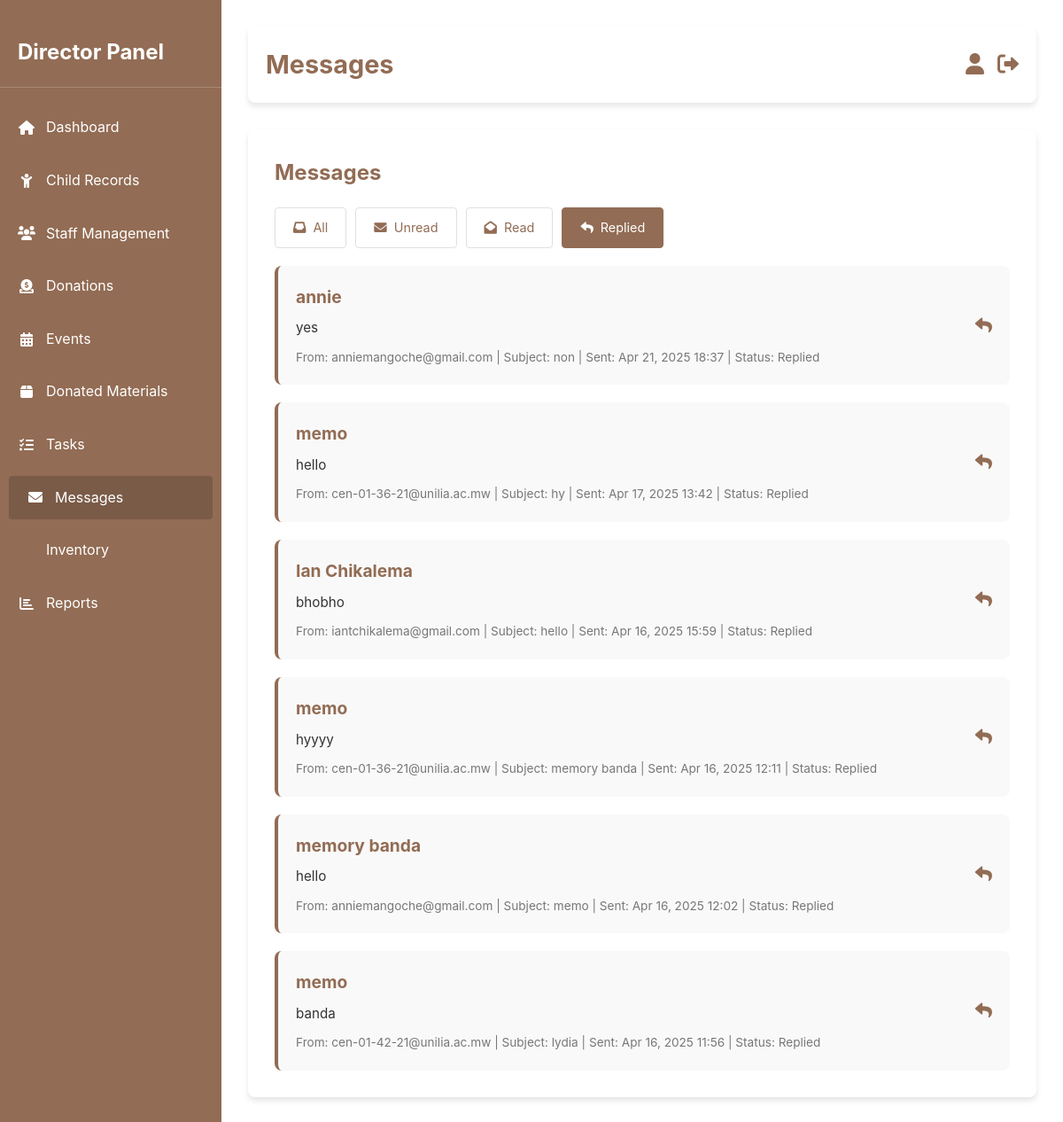
/messages.php?filter=replied, run on the app's committed database.
### tables this page shows
CREATE TABLE `contact_messages` (
  `id` int(11) NOT NULL,
  `name` varchar(100) NOT NULL,
  `email` varchar(100) NOT NULL,
  `subject` varchar(150) DEFAULT NULL,
  `message` text NOT NULL,
  `submitted_at` timestamp NOT NULL DEFAULT current_timestamp(),
  `status` enum('unread','read','replied') NOT NULL DEFAULT 'unread'
);

### messages.php (the view, shortened to what this page needs)
<?php
$servername = "localhost";
$dbusername = "root";
$dbpassword = "";
$database = "magdalene_management";
$conn = new mysqli($servername, $dbusername, $dbpassword, $database);
$filter = isset($_GET['filter']) ? $_GET['filter'] : 'all';
$whereClause = '';
if ($filter === 'unread') {
    $whereClause = "WHERE status = 'unread'";
} elseif ($filter === 'read') {
    $whereClause = "WHERE status = 'read'";
} elseif ($filter === 'replied') {
    $whereClause = "WHERE status = 'replied'";
}
$query = "SELECT * FROM contact_messages $whereClause ORDER BY submitted_at DESC";
$result = $conn->query($query);
?>
<!DOCTYPE html>
<html lang="en">
<head>
    <link href="https://cdnjs.cloudflare.com/ajax/libs/font-awesome/6.0.0/css/all.min.css" rel="stylesheet">
</head>
<body>
    <div class="dashboard">
        <aside class="sidebar">
            <h2>Director Panel</h2>
            <ul>
                <li><a href="admin_dashboard.php" id="dashboard-btn"><i class="fas fa-home"></i> Dashboard</a></li>
                <li><a href="child_retrive.php" id="child-records-btn"><i class="fas fa-child"></i> Child Records</a></li>
                <li><a href="auth/addstaff_retrive.php" id="user_management.php"><i class="fas fa-users"></i> Staff Management</a></li>
                <li><a href="admin_don.php" id="donations-btn"><i class="fas fa-donate"></i> Donations</a></li>
                <li><a href="eventsadd.php" id="events-btn"><i class="fas fa-calendar-alt"></i> Events</a></li>
                <li><a href="donated_materials.php"><i class="fas fa-box"></i> Donated Materials</a></li>
                <li><a href="tasks.php" id="tasks-btn"><i class="fas fa-tasks"></i> Tasks</a></li>
                <li><a href="messages.php" id="messages-btn" class="active"><i class="fas fa-envelope"></i> Messages</a></li>
                <li><a href="inventory.php" id="inventory-btn"><i class="fas fa-basees"></i> Inventory</a></li>
                <li><a href="reports.php" id="reports-btn"><i class="fas fa-chart-bar"></i> Reports</a></li>
            </ul>
        </aside>
        <main class="main-content">
            <header class="topbar">
                <h1>Messages</h1>
                <div class="user-actions">
                    <a href="profile.php" title="Profile"><i class="fas fa-user"></i></a>
                    <a href="logout.php" title="Logout"><i class="fas fa-sign-out-alt"></i></a>
                </div>
            </header>
            <section class="message-container">
                <h2>Messages</h2>
                <div class="filter-buttons">
                    <a href="?filter=all" class="<?php echo $filter === 'all' ? 'active' : ''; ?>">
                        <i class="fas fa-inbox"></i> All
                    </a>
                    <a href="?filter=unread" class="<?php echo $filter === 'unread' ? 'active' : ''; ?>">
                        <i class="fas fa-envelope"></i> Unread
                    </a>
                    <a href="?filter=read" class="<?php echo $filter === 'read' ? 'active' : ''; ?>">
                        <i class="fas fa-envelope-open"></i> Read
                    </a>
                    <a href="?filter=replied" class="<?php echo $filter === 'replied' ? 'active' : ''; ?>">
                        <i class="fas fa-reply"></i> Replied
                    </a>
                </div>
                <div class="message-list">
                    <?php if ($result && $result->num_rows > 0): ?>
                        <?php while ($row = $result->fetch_assoc()): ?>
                            <div class="message-item" data-id="<?php echo $row['id']; ?>" data-email="<?php echo htmlspecialchars($row['email']); ?>">
                                <div class="message-content">
                                    <h3><?php echo htmlspecialchars($row['name']); ?></h3>
                                    <p><?php echo htmlspecialchars($row['message']); ?></p>
                                    <div class="message-meta">
                                        From: <?php echo htmlspecialchars($row['email']); ?> |
                                        Subject: <?php echo htmlspecialchars($row['subject']); ?> |
                                        Sent: <?php echo date('M d, Y H:i', strtotime($row['submitted_at'])); ?> |
                                        Status: <?php echo ucfirst(htmlspecialchars($row['status'])); ?>
                                    </div>
                                </div>
                                <div class="message-actions">
                                    <a href="#" class="reply-btn" title="Reply">
                                        <i class="fas fa-reply"></i>
                                    </a>
                                </div>
                            </div>
                        <?php endwhile; ?>
                    <?php else: ?>
                        <div class="no-messages">No messages found.</div>
                    <?php endif; ?>
                </div>
            </section>
        </main>
    </div>
</body>
</html>

### messages.php (style rules this page uses)
:root { --primary-color: #926c54; --secondary-color: #7a5b47; --accent-color: #e74c3c; --background-color: #ffffff; --text-color: #333; --card-bg: #ffffff; --shadow: 0 4px 6px rgba(0, 0, 0, 0.1); --border-color: #e0e0e0; }
* { margin: 0; padding: 0; box-sizing: border-box; font-family: 'Inter', -apple-system, BlinkMacSystemFont, sans-serif; }
body { background-color: var(--background-color); color: var(--text-color); line-height: 1.6; }
.dashboard { display: flex; min-height: 100vh; }
.sidebar { width: 250px; background-color: var(--primary-color); color: white; padding: 20px 0; position: fixed; height: 100%; transition: transform 0.3s ease; }
.sidebar h2 { padding: 20px; font-size: 1.5rem; border-bottom: 1px solid rgba(255, 255, 255, 0.2); margin-bottom: 20px; color: white; }
.sidebar ul { list-style: none; }
.sidebar ul li { margin: 10px 0; }
.sidebar ul li a { display: flex; align-items: center; padding: 12px 20px; color: white; text-decoration: none; transition: background-color 0.2s ease; }
.sidebar ul li a i { margin-right: 12px; width: 20px; text-align: center; }
.sidebar ul li a:hover, .sidebar ul li a.active { background-color: var(--secondary-color); border-radius: 4px; margin: 0 10px; }
.main-content { margin-left: 250px; flex: 1; padding: 30px; }
.topbar { display: flex; align-items: center; justify-content: space-between; background-color: var(--card-bg); padding: 20px; border-radius: 8px; box-shadow: var(--shadow); margin-bottom: 30px; }
.topbar h1 { font-size: 1.8rem; color: var(--primary-color); }
.topbar .user-actions { display: flex; gap: 15px; }
.topbar .user-actions a { color: var(--primary-color); text-decoration: none; font-size: 1.5rem; transition: color 0.2s ease; }
.message-container { background-color: var(--card-bg); padding: 30px; border-radius: 8px; box-shadow: var(--shadow); max-width: 1000px; margin: 0 auto; }
.message-container h2 { margin-bottom: 20px; color: var(--primary-color); }
.filter-buttons { display: flex; gap: 10px; margin-bottom: 20px; flex-wrap: wrap; }
.filter-buttons a { display: flex; align-items: center; padding: 10px 20px; background-color: var(--card-bg); color: var(--primary-color); text-decoration: none; border: 1px solid var(--border-color); border-radius: 4px; font-size: 0.9rem; transition: all 0.2s ease; }
.filter-buttons a.active, .filter-buttons a:hover { background-color: var(--primary-color); color: white; border-color: var(--primary-color); }
.filter-buttons a i { margin-right: 8px; }
.message-list { display: flex; flex-direction: column; gap: 20px; }
.message-item { background-color: #f9f9f9; padding: 20px; border-radius: 8px; border-left: 4px solid var(--primary-color); display: flex; justify-content: space-between; align-items: center; transition: transform 0.2s ease; }
.message-content { flex: 1; }
.message-content h3 { color: var(--primary-color); font-size: 1.2rem; margin-bottom: 8px; }
.message-content p { color: var(--text-color); font-size: 0.95rem; margin-bottom: 10px; }
.message-meta { font-size: 0.85rem; color: #777; }
.message-actions { display: flex; gap: 10px; }
.message-actions a { color: var(--primary-color); font-size: 1.2rem; text-decoration: none; transition: color 0.2s ease; }

### data on the page
contact_messages: name "annie", message "yes", email "anniemangoche@gmail.com", subject "non", submitted_at "Apr 21, 2025 18:37", status "Replied"
contact_messages: name "memo", message "hello", email "cen-01-36-21@unilia.ac.mw", subject "hy", submitted_at "Apr 17, 2025 13:42", status "Replied"
contact_messages: name "Ian Chikalema", message "bhobho", email "iantchikalema@gmail.com", subject "hello", submitted_at "Apr 16, 2025 15:59", status "Replied"
contact_messages: name "memo", message "hyyyy", email "cen-01-36-21@unilia.ac.mw", subject "memory banda", submitted_at "Apr 16, 2025 12:11", status "Replied"
contact_messages: name "memory banda", message "hello", email "anniemangoche@gmail.com", subject "memo", submitted_at "Apr 16, 2025 12:02", status "Replied"
contact_messages: name "memo", message "banda", email "cen-01-42-21@unilia.ac.mw", subject "lydia", submitted_at "Apr 16, 2025 11:56", status "Replied"
